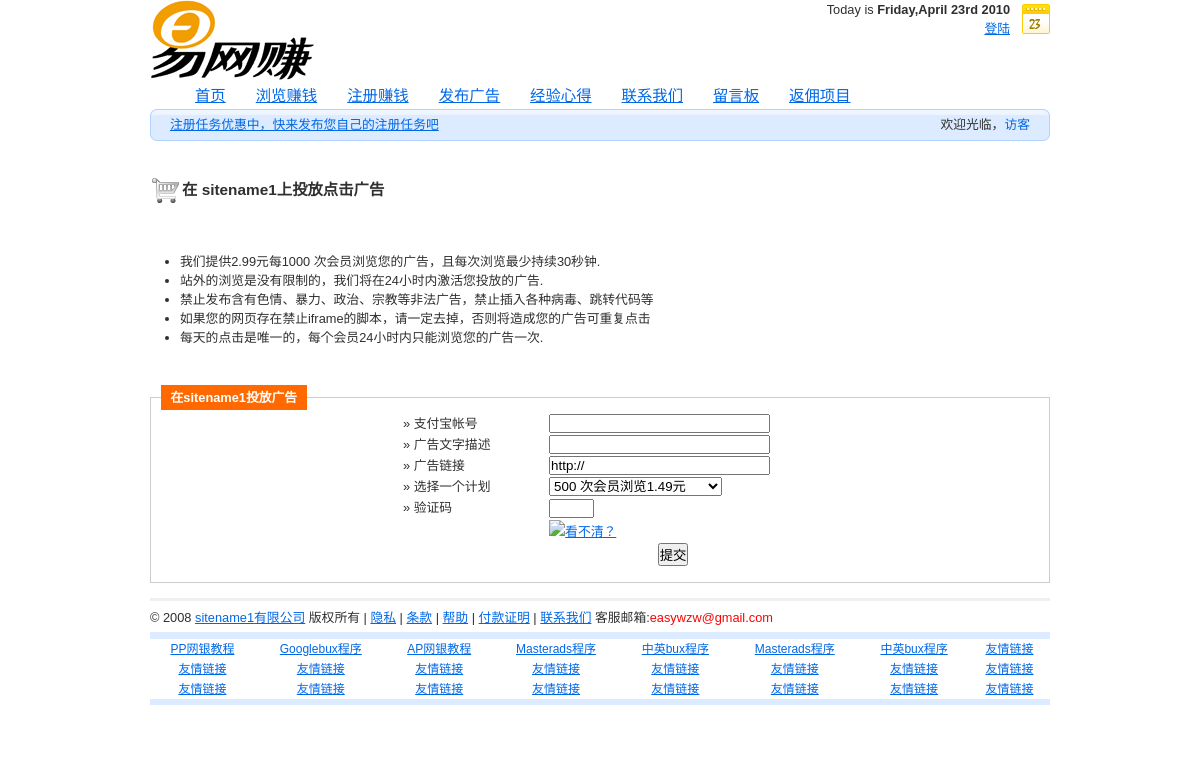
The page /advertise.php on the database its author committed.
### tables this page shows
CREATE TABLE IF NOT EXISTS `tb_site` (
  `id` varchar(11) NOT NULL DEFAULT '',
  `sitename` varchar(30) NOT NULL DEFAULT '',
  `sitepp` varchar(30) NOT NULL DEFAULT '',
  KEY `id` (`id`)
);

CREATE TABLE IF NOT EXISTS `tb_config` (
  `id` int(11) NOT NULL AUTO_INCREMENT,
  `item` varchar(15) NOT NULL DEFAULT '',
  `howmany` varchar(15) NOT NULL DEFAULT '',
  `price` varchar(150) NOT NULL DEFAULT '',
  `signupvalue` varchar(150) NOT NULL DEFAULT '',
  KEY `id` (`id`)
);

### advertise.php (the view, shortened to what this page needs)
<?php include('header.php'); ?>
        <br>
        <h3>
<img border="0" src="images/orders.gif" align="absmiddle" width="32" height="32"><span style="font-weight: bold">在
<?php include('sitename.php'); ?>
上投放点击广告</span></h3>
<br>
<ul><li>我们提供<?php include('config.php');
		$sql = "SELECT * FROM tb_config WHERE item='hits' and howmany='1000'";
		$result = mysql_query($sql);
		$row = mysql_fetch_array($result);
 echo $row["price"]; ?>元每<?php
$sql = "SELECT * FROM tb_config WHERE item='hits' and howmany='1000'";
$result = mysql_query($sql);
$row = mysql_fetch_array($result);
echo $row["howmany"];
?> 次会员浏览您的广告，且每次浏览最少持续30秒钟.</li>
<li>站外的浏览是没有限制的，我们将在24小时内激活您投放的广告.</li>
<li>禁止发布含有色情、暴力、政治、宗教等非法广告，禁止插入各种病毒、跳转代码等</li>
<li>如果您的网页存在禁止iframe的脚本，请一定去掉，否则将造成您的广告可重复点击</li>
<li>每天的点击是唯一的，每个会员24小时内只能浏览您的广告一次.
</ul>
<br>
<div align="center"><div id="form"onKeyUp="highlight(event)" onClick="highlight(event)">
<fieldset><legend>&nbsp;在<?php include('sitename.php');?>投放广告&nbsp;</legend>
<form method="post" action="advertise.php">
<table width="400" border="0" align="center">
  <tr>
    <td width="150" align="left"><p><label>» 支付宝帐号 </label></p></td>
    <td width="250" align="left"><input type="text" name="pemail" size="25" maxlength="100" autocomplete="off" class="field" value="" tabindex="1" /></td>
  </tr>
  <tr>
    <td width="150" align="left"><p><label>» 广告文字描述</label></p></td>
    <td width="250" align="left"><input type="text" name="description" size="25" maxlength="100" autocomplete="off" class="field" value="" tabindex="2" /></td>
  </tr>
  <tr>
    <td width="150" align="left"><p><label>» 广告链接</label></p></td>
    <td width="250" align="left"><input type="text" name="url" size="25" maxlength="150" autocomplete="off" class="field" value="http://" tabindex="3" /></td>
  </tr>
  <tr>
    <td width="150" align="left"><p><label>» 选择一个计划</label></p></td>
<td width="250" align="left"><select name="plan" class="combo" tabindex="4" />
<option value="<?php
$sql = "SELECT * FROM tb_config WHERE item='hits' and howmany='500'";
$result = mysql_query($sql);
$row = mysql_fetch_array($result);
echo $row["howmany"];
?>"><?php echo $row["howmany"] ?> 次会员浏览<?php echo $row["price"] ?>元</option>
</select></td>
  </tr>
  <tr>
    <td width="150" align="left"><p><label>» 验证码 </label></p></td>
    <td width="250" align="left"><input type='text' size='3' maxlength='3' name='code' autocomplete="off" class="securitycode" value="" tabindex="5" /></td>
  </tr>
  <tr>
    <td width="150" align="left">&nbsp;</td>
    <td width="250" align="left"><img id="securitycode" src="image.php?<?php echo $res; ?>" /><a id="changimg" href="javascript:change()">看不清？</a></td>
  </tr>
  <tr>
    <td width="150" align="left">&nbsp;</td>
    <td width="250" align="center"><input type="submit" value="提交" class="submit" tabindex="6" />
	</td>
  </tr>
</table>
</form>
</fieldset>
</div></div>
<?php include('footer.php'); ?>

### sitename.php (shortened to what this page needs)
<?php
$sql = "SELECT * FROM tb_site WHERE id='1'";
$result = mysql_query($sql);
$row = mysql_fetch_array($result);
echo $row["sitename"];
?>

### css/main.css (style rules this page uses)
* { margin:0; padding:0; }
body, div, span, p, a, img, ul, ol, li, table, caption, tbody, tfoot, tr, th, td, form, fieldset, legend, label, dl, dt, dd, blockquote, applet, object, h1, h2, h3, h4, h5 { border:0; }
body { padding:35px 0; background:#FFF; font:0.8em/1.5 "arial",sans-serif; color:#2F2F2F; text-align:center;font-family:Verdana,Geneva,sans-serif; }
a { color:#0067E6; }
h1, h2, h3, h4, h5, h6 { margin:15px 0 10px 0; }
h3, h4 { font-size:120%; }
p { margin:15px 0; }
table { margin:5px 0; border-collapse:collapse; border-spacing:0; font-size:100%; }
th, td { padding:3px 5px; }
#hp_dailytable th, td { padding:1px 3px; }
ul, ol { display:block; margin:15px 0 15px 30px; }
li { display:list-item; }
fieldset { position:relative; margin:15px 0; padding:10px; border:1px solid #CCC; }
legend { position:absolute; top:-1em; margin:0; padding:3px 6px; background:#ff6900; font-size:100%; font-weight:bold; color:#FFF; }
option { background:#FFF; padding-left:15px; color:#2F2F2F; }
mem, p { margin:0 0 }

### css/print.css (style rules this page uses)
body { margin:0; padding:0; border:0; font-size:12pt; }
h1, h2, h3 { page-break-after:avoid; page-break-inside:avoid; }
table { width:100%; border-collapse:collapse; border-spacing:0; border-top:0.5pt solid #000; }
th, td { display:table-cell; border-bottom:0.5pt solid #000; }
ul, ol, dl { page-break-before:avoid }

### rows shown on the page
tb_site: sitename "sitename1 sitename1 sitename1"
tb_config: price "2.99", howmany "1000"
tb_config: plan "500 次会员浏览1.49元"

### other values the page prints
$today["weekday"] "Friday"
$today["month"] "April"
$today["year"] "2010"
